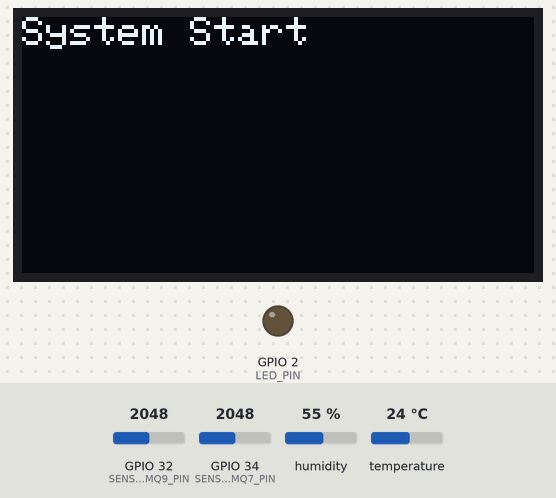
Simulated run of this sketch. Board: ESP32. Shown: 128×64 one-colour display, output pins drawn as LEDs (lit = HIGH). Inputs (shaded band) come from the test bench; at power-on: GPIO 32 (SENSOR_MQ9_PIN) = 2048, GPIO 34 (SENSOR_MQ7_PIN) = 2048, humidity 55 %, temperature 24 °C (analog values on the 0–4095 scale). WiFi joins after 1.5 s; servers stay silent unless stated; random numbers use the default seed unless the sketch sets one; what the sketch prints to the serial monitor is not drawn.

Above: at 0.1 s.
At 2.3 s:
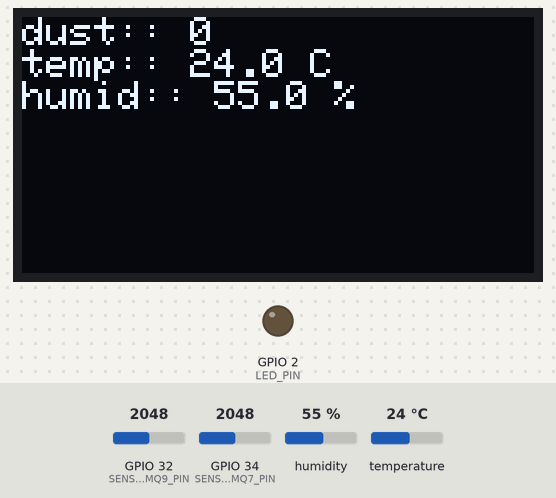
At 48.6 s:
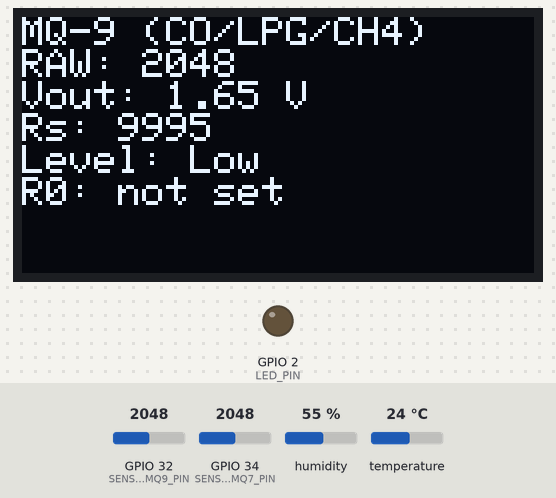
At 110.3 s:
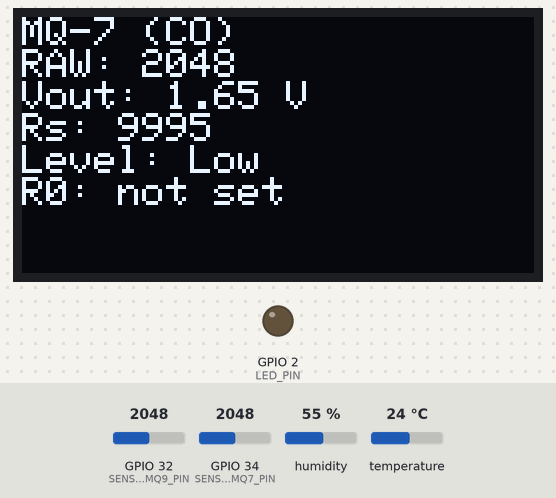
Timing chart, 0 to 111.8 s (numbered marks = the images above):
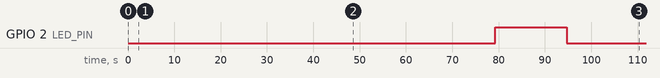

The sketch:

Air.ino
```cpp
// ESP32: MQ-9 (GPIO32) + MQ-7 (GPIO34) + DHT11 (GPIO5) + 1" I2C OLED (SDA=21,SCL=22)
// Pages: 1) dust::  temp::  humid::
//        2) MQ9 RAW/Vout/Rs/Gas
//        3) MQ7 RAW/Vout/Rs/CO
// Serial commands:
//   "c9" -> calibrate R0 for MQ9
//   "c7" -> calibrate R0 for MQ7

#include <WiFi.h>
#include <ThingSpeak.h>
#include <Wire.h>
#include <Adafruit_GFX.h>
#include <Adafruit_SSD1306.h>
#include <DHT.h>

// WiFi credentials
const char* ssid = "wifi_name";
const char* password = "wifi_password";

// ThingSpeak
WiFiClient client;
unsigned long channelID = 3167206;
const char* writeAPIKey = "LAH4JHURKNBCYDQB";

// Pins
#define SENSOR_MQ9_PIN 32   // MQ-9 AO -> GPIO32 (ADC)
#define SENSOR_MQ7_PIN 34   // MQ-7 AO -> GPIO34 (ADC)
#define LED_PIN 2
#define DHTPIN 5
#define DHTTYPE DHT11

// OLED
#define SCREEN_WIDTH 128
#define SCREEN_HEIGHT 64
#define OLED_SDA 21
#define OLED_SCL 22
Adafruit_SSD1306 display(SCREEN_WIDTH, SCREEN_HEIGHT, &Wire, -1);

// ADC / sensor constants
const float VREF = 3.3;
const float ADC_MAX = 4095.0;
const float VCC_SENSOR = 3.3;
const float RL = 10000.0; // load resistor (10k)

DHT dht(DHTPIN, DHTTYPE);

// calibration storage
float R0_MQ9 = NAN;
float R0_MQ7 = NAN;

void connectWiFi() {
  WiFi.begin(ssid, password);
  Serial.print("WiFi: connecting");
  while (WiFi.status() != WL_CONNECTED) {
    delay(500);
    Serial.print(".");
  }
  Serial.println("\nWiFi connected");
  ThingSpeak.begin(client);
}

void setup() {
  Serial.begin(115200);
  while (!Serial) yield();

  pinMode(LED_PIN, OUTPUT);
  dht.begin();

  analogReadResolution(12);
  analogSetPinAttenuation(SENSOR_MQ9_PIN, ADC_11db);
  analogSetPinAttenuation(SENSOR_MQ7_PIN, ADC_11db);

  Wire.begin(OLED_SDA, OLED_SCL);
  if (!display.begin(SSD1306_SWITCHCAPVCC, 0x3C)) {
    Serial.println("SSD1306 init failed");
  } else {
    display.clearDisplay();
    display.setTextSize(1);
    display.setTextColor(SSD1306_WHITE);
    display.setCursor(0, 0);
    display.println("System Start");
    display.display();
    delay(600);
  }

  randomSeed(analogRead(34));
  connectWiFi();

  Serial.println("Setup complete. Serial commands: c9 (cal MQ9), c7 (cal MQ7)");
}

// helpers
float readRawAvgPin(int pin, int samples = 12, int delayMs = 3) {
  long sum = 0;
  for (int i = 0; i < samples; ++i) {
    sum += analogRead(pin);
    delay(delayMs);
  }
  return (float)sum / samples;
}

float rawToVoltage(float raw) {
  return (raw / ADC_MAX) * VREF;
}

float voltageToRs(float vout) {
  if (vout <= 0.0001 || vout >= VREF - 0.001) return NAN;
  return (VCC_SENSOR - vout) / vout * RL;
}

// qualitative level using R0 if available, else using Vout thresholds
const char* qualitativeFromRs(float Rs, float R0) {
  if (!isnan(R0)) {
    float ratio = Rs / R0;
    if (ratio <= 0.5) return "High";
    if (ratio <= 1.0) return "Medium";
    return "Low";
  } else {
    float vout = Rs; // fallback treat Rs as vout if R0 not set
    if (vout < 0.5) return "High";
    if (vout < 1.4) return "Medium";
    return "Low";
  }
}

// Dust calculation using MQ sensors (scaled 0–100)
int calculateDust(float v7, float v9) {
  // clamp invalid voltages
  bool v7_ok = (v7 > 0.05 && v7 < 3.2);
  bool v9_ok = (v9 > 0.05 && v9 < 3.2);

  int mq7_index = v7_ok ? constrain((int)((1.2 - v7) * 100 / 0.9), 0, 100) : 0;
  int mq9_index = v9_ok ? constrain((int)((1.2 - v9) * 100 / 0.9), 0, 100) : 0;

  int base;
  if (v7_ok && v9_ok) base = (mq7_index + mq9_index) / 2;
  else if (v7_ok) base = mq7_index;
  else if (v9_ok) base = mq9_index;
  else base = 0;

  int dust = constrain(base + random(-5, 5), 0, 100);
  return dust;
}

// OLED pages
void displayPage1(int dust, float temp, float hum) {
  display.clearDisplay();
  display.setTextSize(1);
  display.setCursor(0, 0);

  display.print("dust:: ");
  display.println(dust);

  display.print("temp:: ");
  if (isnan(temp)) display.println("ERR");
  else { display.print(temp, 1); display.println(" C"); }

  display.print("humid:: ");
  if (isnan(hum)) display.println("ERR");
  else { display.print(hum, 1); display.println(" %"); }

  display.display();
}

void displayPageMQ(const char* title, float raw, float vout, float Rs, const char* level, float R0) {
  display.clearDisplay();
  display.setTextSize(1);
  display.setCursor(0, 0);

  display.print(title); display.println();
  display.print("RAW: "); display.println((int)raw);
  display.print("Vout: "); display.print(vout, 2); display.println(" V");
  display.print("Rs: "); if (isnan(Rs)) display.println("ERR"); else display.println((long)Rs);
  display.print("Level: "); display.println(level);
  display.print("R0: "); if (isnan(R0)) display.println("not set"); else display.println((long)R0);

  display.display();
}

void loop() {
  // LED blink
  digitalWrite(LED_PIN, millis() % 800 < 200 ? HIGH : LOW);

  // Read sensors
  float raw9 = readRawAvgPin(SENSOR_MQ9_PIN);
  float v9 = rawToVoltage(raw9);
  float Rs9 = voltageToRs(v9);

  float raw7 = readRawAvgPin(SENSOR_MQ7_PIN);
  float v7 = rawToVoltage(raw7);
  float Rs7 = voltageToRs(v7);

  float hum = dht.readHumidity();
  float temp = dht.readTemperature();

  // Dust (0–100)
  int dust_level = calculateDust(v7, v9);

  // Levels
  const char* level9 = (!isnan(R0_MQ9)) ? qualitativeFromRs(Rs9, R0_MQ9) : qualitativeFromRs(v9, NAN);
  const char* level7 = (!isnan(R0_MQ7)) ? qualitativeFromRs(Rs7, R0_MQ7) : qualitativeFromRs(v7, NAN);

  // Serial debug
  Serial.print("Dust:"); Serial.print(dust_level);
  Serial.print("  T:"); Serial.print(isnan(temp) ? NAN : temp, 1);
  Serial.print("C H:"); Serial.print(isnan(hum) ? NAN : hum, 1);
  Serial.print(" | MQ9 RAW:"); Serial.print((int)raw9);
  Serial.print(" V:"); Serial.print(v9, 2);
  Serial.print(" Rs:"); Serial.print(isnan(Rs9) ? 0 : (long)Rs9);
  Serial.print(" L:"); Serial.print(level9);
  Serial.print(" | MQ7 RAW:"); Serial.print((int)raw7);
  Serial.print(" V:"); Serial.print(v7, 2);
  Serial.print(" Rs:"); Serial.print(isnan(Rs7) ? 0 : (long)Rs7);
  Serial.print(" L:"); Serial.println(level7);

  // OLED pages
  unsigned long pageIndex = (millis() / 10000UL) % 3UL; // 0,1,2
  if (pageIndex == 0) {
    displayPage1(dust_level, temp, hum);
  } else if (pageIndex == 1) {
    displayPageMQ("MQ-9 (CO/LPG/CH4)", raw9, v9, Rs9, level9, R0_MQ9);
  } else {
    displayPageMQ("MQ-7 (CO)", raw7, v7, Rs7, level7, R0_MQ7);
  }

  // Upload to ThingSpeak
  ThingSpeak.setField(1, dust_level); // Dust 0–100
  ThingSpeak.setField(2, temp);       // Temperature
  ThingSpeak.setField(3, hum);        // Humidity
  ThingSpeak.setField(4, v7);         // MQ7 Vout
  ThingSpeak.setField(5, v9);         // MQ9 Vout
  ThingSpeak.writeFields(channelID, writeAPIKey);

  // Calibration commands
  if (Serial.available()) {
    String s = Serial.readStringUntil('\n');
    s.trim();
    if (s.equalsIgnoreCase("c9")) {
      if (!isnan(Rs9) && Rs9 > 0) {
        R0_MQ9 = Rs9;
        Serial.print("R0_MQ9 calibrated = "); Serial.println((long)R0_MQ9);
      } else {
        Serial.println("Cannot calibrate MQ9: Rs invalid");
      }
    } else if (s.equalsIgnoreCase("c7")) {
      if (!isnan(Rs7) && Rs7 > 0) {
        R0_MQ7 = Rs7;
        Serial.print("R0_MQ7 calibrated = "); Serial.println((long)R0_MQ7);
      } else {
        Serial.println("Cannot calibrate MQ7: Rs invalid");
      }
    }
  }

  delay(15000); // ThingSpeak rate limit
}
```

Measured:
- by itself, GPIO 2 (LED_PIN): LOW → HIGH at 79.3 s, → LOW 15.4 s later
- what the display in image 1 shows lasts 15.4 s, from 2.3 s to 17.7 s
